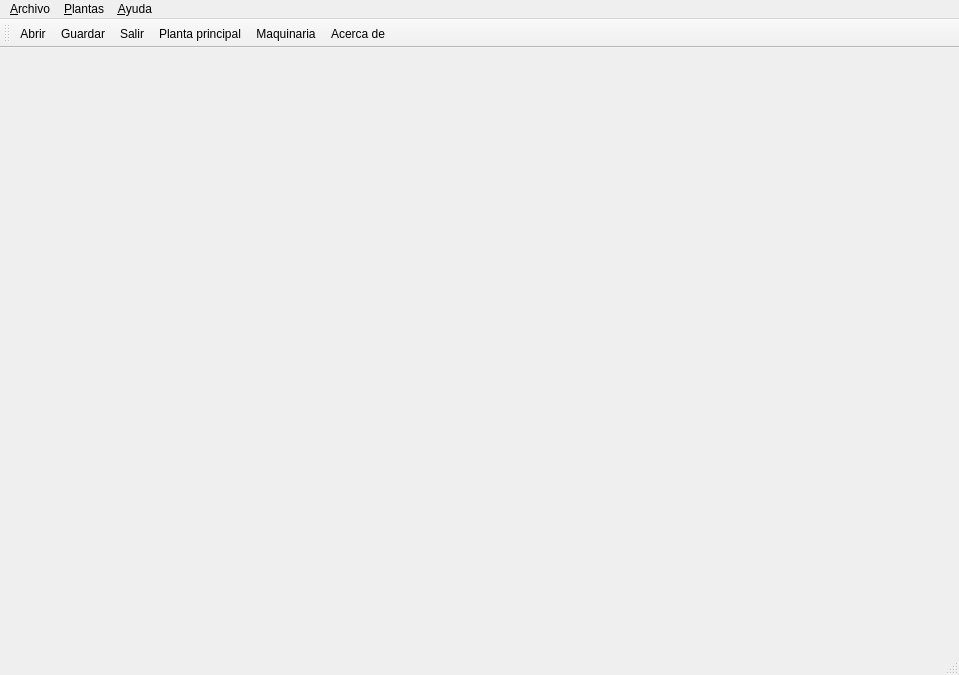
<?xml version="1.0" encoding="UTF-8"?>
<ui version="4.0">
 <class>MainWindow</class>
 <widget class="QMainWindow" name="MainWindow">
  <property name="enabled">
   <bool>true</bool>
  </property>
  <property name="geometry">
   <rect>
    <x>0</x>
    <y>0</y>
    <width>959</width>
    <height>675</height>
   </rect>
  </property>
  <property name="windowTitle">
   <string>MainWindow</string>
  </property>
  <widget class="QWidget" name="centralwidget">
   <widget class="QStackedWidget" name="stackedWidget">
    <property name="geometry">
     <rect>
      <x>-100</x>
      <y>-160</y>
      <width>1151</width>
      <height>961</height>
     </rect>
    </property>
    <property name="currentIndex">
     <number>0</number>
    </property>
    <widget class="QWidget" name="Planta">
     <property name="enabled">
      <bool>true</bool>
     </property>
     <property name="maximumSize">
      <size>
       <width>1151</width>
       <height>16777215</height>
      </size>
     </property>
     <widget class="QLabel" name="Plantaprincipal">
      <property name="enabled">
       <bool>true</bool>
      </property>
      <property name="geometry">
       <rect>
        <x>100</x>
        <y>130</y>
        <width>1225</width>
        <height>669</height>
       </rect>
      </property>
      <property name="text">
       <string/>
      </property>
      <property name="pixmap">
       <pixmap>Vista_planta_recorte.jpg</pixmap>
      </property>
     </widget>
    </widget>
    <widget class="QWidget" name="Lista_maquinaria">
     <widget class="QListWidget" name="listWidget">
      <property name="geometry">
       <rect>
        <x>140</x>
        <y>210</y>
        <width>256</width>
        <height>192</height>
       </rect>
      </property>
      <item>
       <property name="text">
        <string>Robot clasificador</string>
       </property>
      </item>
      <item>
       <property name="text">
        <string>Robot de carga</string>
       </property>
      </item>
      <item>
       <property name="text">
        <string>Máquina de embotellado</string>
       </property>
      </item>
      <item>
       <property name="text">
        <string>Máquina de envasado</string>
       </property>
      </item>
      <item>
       <property name="text">
        <string>Cinta transportadora</string>
       </property>
      </item>
      <item>
       <property name="text">
        <string>Sensores</string>
       </property>
      </item>
      <item>
       <property name="text">
        <string>Unidad de control</string>
       </property>
      </item>
      <item>
       <property name="text">
        <string>Palets</string>
       </property>
      </item>
      <item>
       <property name="text">
        <string>Objetos producidos</string>
       </property>
      </item>
     </widget>
    </widget>
   </widget>
  </widget>
  <widget class="QMenuBar" name="menubar">
   <property name="geometry">
    <rect>
     <x>0</x>
     <y>0</y>
     <width>959</width>
     <height>21</height>
    </rect>
   </property>
   <widget class="QMenu" name="menuArchivo">
    <property name="title">
     <string>&amp;Archivo</string>
    </property>
    <addaction name="actionAbrir"/>
    <addaction name="actionGuardar"/>
    <addaction name="actionSalir"/>
   </widget>
   <widget class="QMenu" name="menuPantallas">
    <property name="title">
     <string>&amp;Plantas</string>
    </property>
    <addaction name="actionPlanta_1"/>
    <addaction name="action_Maquinaria"/>
   </widget>
   <widget class="QMenu" name="menuAyuda">
    <property name="title">
     <string>&amp;Ayuda</string>
    </property>
    <addaction name="action_Acerca_de"/>
   </widget>
   <addaction name="menuArchivo"/>
   <addaction name="menuPantallas"/>
   <addaction name="menuAyuda"/>
  </widget>
  <widget class="QStatusBar" name="statusbar"/>
  <widget class="QToolBar" name="toolBar">
   <property name="windowTitle">
    <string>toolBar</string>
   </property>
   <attribute name="toolBarArea">
    <enum>TopToolBarArea</enum>
   </attribute>
   <attribute name="toolBarBreak">
    <bool>false</bool>
   </attribute>
   <addaction name="actionAbrir"/>
   <addaction name="actionGuardar"/>
   <addaction name="actionSalir"/>
   <addaction name="actionPlanta_1"/>
   <addaction name="action_Maquinaria"/>
   <addaction name="action_Acerca_de"/>
  </widget>
  <action name="actionAbrir">
   <property name="icon">
    <iconset resource="../Sesión 6 LAB/recursos.qrc">
     <normaloff>:/iconos/iconos/open.ico</normaloff>:/iconos/iconos/open.ico</iconset>
   </property>
   <property name="text">
    <string>&amp;Abrir</string>
   </property>
  </action>
  <action name="actionGuardar">
   <property name="icon">
    <iconset resource="../Sesión 6 LAB/recursos.qrc">
     <normaloff>:/iconos/iconos/save.ico</normaloff>:/iconos/iconos/save.ico</iconset>
   </property>
   <property name="text">
    <string>&amp;Guardar</string>
   </property>
  </action>
  <action name="actionSalir">
   <property name="icon">
    <iconset resource="../Sesión 6 LAB/recursos.qrc">
     <normaloff>:/iconos/iconos/exit.ico</normaloff>:/iconos/iconos/exit.ico</iconset>
   </property>
   <property name="text">
    <string>&amp;Salir</string>
   </property>
  </action>
  <action name="actionPlanta_1">
   <property name="icon">
    <iconset resource="../Sesión 6 LAB/recursos.qrc">
     <normaloff>:/iconos/iconos/pant1.ico</normaloff>:/iconos/iconos/pant1.ico</iconset>
   </property>
   <property name="text">
    <string>&amp;Planta principal</string>
   </property>
  </action>
  <action name="action_Acerca_de">
   <property name="icon">
    <iconset resource="../Sesión 6 LAB/recursos.qrc">
     <normaloff>:/iconos/iconos/how-to.ico</normaloff>:/iconos/iconos/how-to.ico</iconset>
   </property>
   <property name="text">
    <string>&amp;Acerca de</string>
   </property>
  </action>
  <action name="action_Maquinaria">
   <property name="icon">
    <iconset resource="../Sesión 6 LAB/recursos.qrc">
     <normaloff>:/iconos/iconos/pant2.ico</normaloff>:/iconos/iconos/pant2.ico</iconset>
   </property>
   <property name="text">
    <string>&amp;Maquinaria</string>
   </property>
  </action>
 </widget>
 <resources>
  <include location="../Sesión 6 LAB/recursos.qrc"/>
 </resources>
 <connections/>
</ui>
